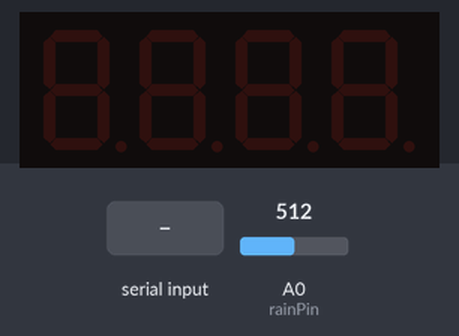
The sketch below on a simulated Arduino Uno, built with avr-gcc and run on an emulated ATmega328P. On the bench: 4-digit seven-segment display. The test bench sets the inputs (shaded band); at power-on: A0 (rainPin) = 512.

Above: at 2.2 s.
2.3 s: "settingTime90\n" received over the second serial link
At 3.5 s:
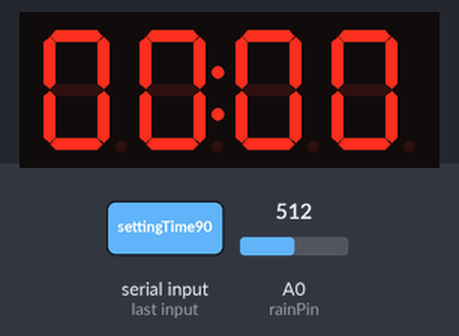
3.8 s: "settingTime,45\n" received over the second serial link
At 4.2 s:
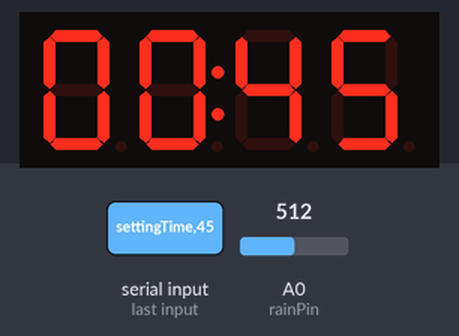
Timing chart, 0 to 6.8 s (numbered marks = the images above; inputs shaded):
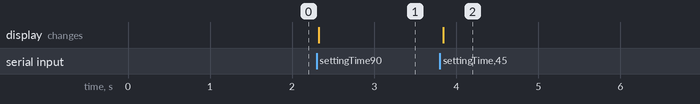

Measured:
- after the input at 2.3 s, the display: changes at once (image 1)
- after the input at 3.8 s, the display: changes at once (image 2)

The sketch:

default.ino
```cpp
#include <SoftwareSerial.h>
#include <TM1637Display.h>
#include <Stepper.h>
const int moveStep = 64;
Stepper stepper(moveStep, 8, 10, 9, 11);
String beforeState="";
// 빗물 감지센서 핀 번호
const int rainPin = A0;
 // 빗물 감지 한계값
const int maxRainSensorValue = 500;
String state = "";// "OPENSTOP","CLOSESTOP", "OPEN", "CLOSE"
// "true", "false"
bool rainCheck = true; // "true", "false"
//  String beforeState = "CLOSE"; // "OPEN", "CLOSE"
//esp8266 시리얼 핀
#define BT_RXD 2
#define BT_TXD 3
//tm1637 시리얼 핀
#define CLK 4
#define DIO 5
//esp8266
String preSky="";
String bePreSky ="";
String beKhaiGrade="";
String khaiGrade="";
String realTime="";
String settingTime="";
String beforeSettingTime="";
String closeTime="";
SoftwareSerial ESP_wifi(BT_RXD, BT_TXD);
//tm1637
TM1637Display display(CLK, DIO);

void setup()
{
  Serial.begin(9600);
  ESP_wifi.begin(9600);
  ESP_wifi.setTimeout(5000);
  delay(1000);
  // 디스플레이 밝기 설정 (0 ~ 7)
    display.setBrightness(7);
    // 모터 속도
      stepper.setSpeed(220);
      // 시작 시간 초기화
  // 빗물 감지 센서 핀 입력 설정
  pinMode(rainPin, INPUT);
}

void loop(){
  //esp8266에서 값받아오기 "변수이름 값" 형태 값부분만 받아서 변수에 다시저장
 if(ESP_wifi.available()){
        String inChar =ESP_wifi.readStringUntil('\n');
  inChar.trim();
    if(inChar.substring(6,-1)=="OPEN" &&beforeState!="OPEN" ){
      state="OPEN";
    }else if(inChar.substring(6,-1)=="CLOSE" &&beforeState!="CLOSE" ){
      state="CLOSE";
    }

  if(inChar.startsWith("preSky")==1 && bePreSky!=inChar.substring(7,-1)){
    preSky=inChar.substring(7,-1);
    bePreSky=preSky;
  }
  if(inChar.startsWith("khaiGrade")==1 && beKhaiGrade!=inChar.substring(10,-1)){
    khaiGrade=inChar.substring(10,-1);
    beKhaiGrade=khaiGrade;
  }

  if(inChar.startsWith("settingTime")==1 &&inChar.substring(12,-1)!=beforeSettingTime){
  settingTime=inChar.substring(12,-1);
  }

  }

  //0맑음 1비 2눈/비 3 눈 4 눈 5 소나기
if((preSky=="1"||preSky=="2"|| preSky=="3"||preSky=="4"||preSky=="5")&& beforeState=="OPEN"){
  ESP_wifi.println("C");
  bePreSky=preSky;
  preSky="-1";
}

// 미세먼지 1좋음 2보통 3 나쁨, 4 매우나쁨
//창문이 열린 상태에서 미세먼지가 나쁨또는 매우나쁨이면 esp8266에 C전송-> esp8266에선 C를 받으면 서버에 창문상태 변수를 닫음으로 변경
if((khaiGrade=="3" || khaiGrade=="4")&& beforeState=="OPEN"){
   ESP_wifi.println("C");
   beKhaiGrade=khaiGrade;
   khaiGrade="-1";
}
//세그먼트에 시간 표시
if(settingTime!=""){
  int displayTime = settingTime.toInt();
    // 콜론(:) 표시 0b01000000
  display.showNumberDecEx(displayTime, 0b01000000, true);
}

    int rainValue = analogRead(rainPin);  // 빗물 감지 센서 값 읽기

    // 빗물 감지를 한다면
  // check 가 true 일때 창문이 열려있을 때
  if (rainValue < maxRainSensorValue&& state=="OPENSTOP" &&rainCheck == true) {
    ESP_wifi.println("C");
    Serial.println("rain OPEN");
    // check를 false로 바꾼다
            rainCheck = false;
            // 빗물 미감지시
    }else if(state!="OPENSTOP"){
      // check를 true로 바꾼다
    rainCheck = true;
    }

// state가 open 이면
  if (state == "OPEN") {
      stepper.step(-2765);
      beforeState="OPEN";
      //빗물 감지 센서때 "STOP"사용시 OPEN CLOSE 구별 안됨 그래서 "OPENSTOP"
      state="OPENSTOP";
  } else if (state == "CLOSE") {
stepper.step(2765);
beforeState="CLOSE";
state="STOP";
  }
}
```
